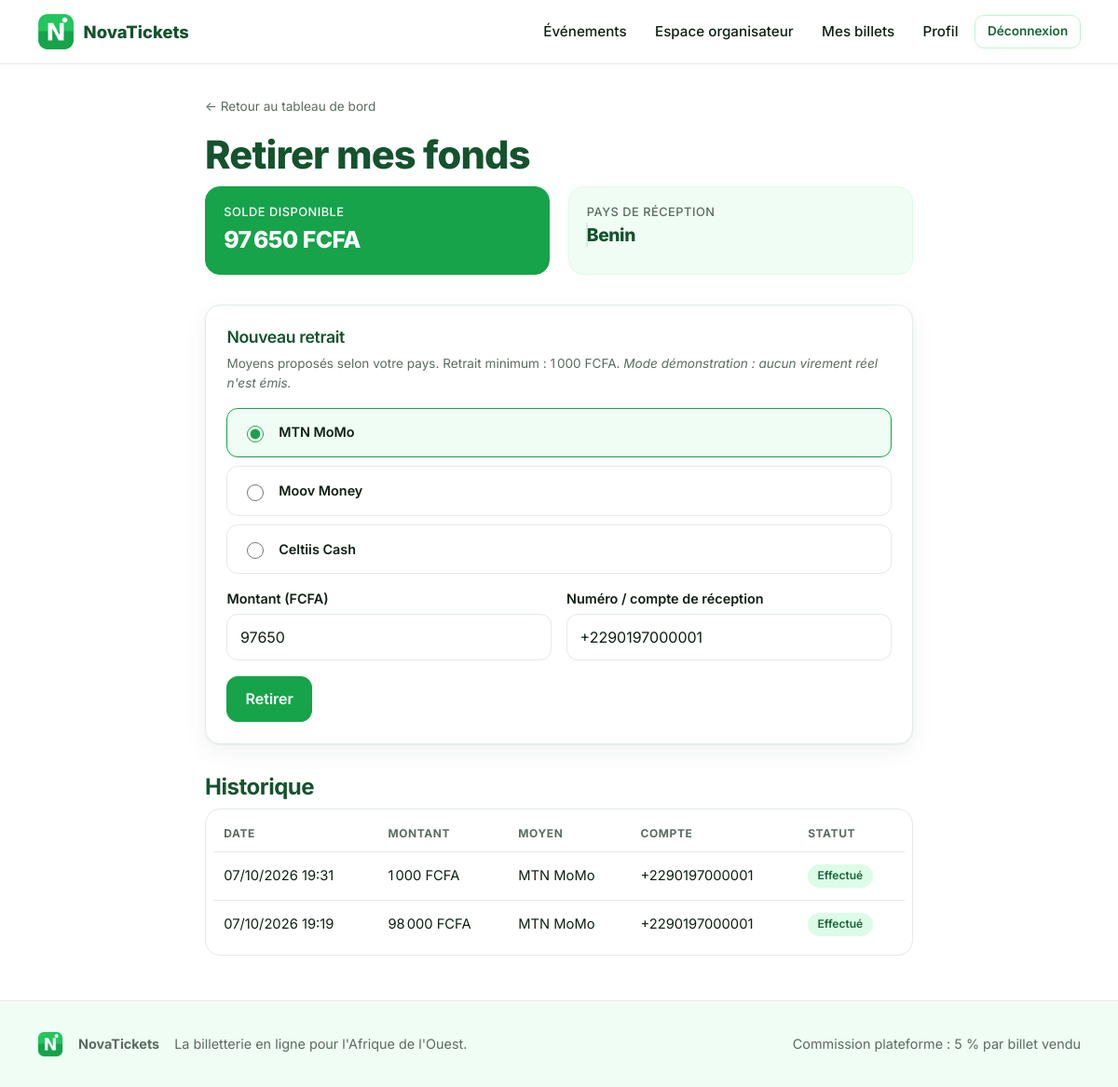
Screenshot of /organisateur/retraits/ (signed in) with the database file from the repository.
### accounts/models.py (models this page shows, shortened)
class User(AbstractUser):
    class Role(models.TextChoices):
        SPECTATEUR = "spectateur", "Spectateur"
        ORGANISATEUR = "organisateur", "Organisateur"
    class Sexe(models.TextChoices):
        HOMME = "M", "Homme"
        FEMME = "F", "Femme"
    email = models.EmailField("E-mail", unique=True)
    role = models.CharField(max_length=20, choices=Role.choices, default=Role.SPECTATEUR)
    country = models.CharField("Pays", max_length=2, choices=COUNTRY_CHOICES, default=DEFAULT_COUNTRY)
    phone = models.CharField("Téléphone mobile", max_length=20)  # format international : +22997000000
    sexe = models.CharField(max_length=1, choices=Sexe.choices, blank=True)
    profession = models.CharField(max_length=120, blank=True)
    photo = models.ImageField(upload_to="users/photos/", blank=True, null=True)
    org_name = models.CharField("Nom de l'organisation", max_length=150, blank=True)
    org_logo = models.ImageField(upload_to="users/org_logos/", blank=True, null=True)
    @property
    def is_organizer(self):
        return self.role == self.Role.ORGANISATEUR

### orders/models.py (models this page shows, shortened)
class Withdrawal(models.Model):
    class Status(models.TextChoices):
        COMPLETED = "completed", "Effectué"
    organizer = models.ForeignKey(settings.AUTH_USER_MODEL, on_delete=models.PROTECT, related_name="withdrawals")
    amount = models.PositiveIntegerField()
    method = models.CharField(max_length=30)
    method_label = models.CharField(max_length=60)
    phone = models.CharField(max_length=30, blank=True)
    status = models.CharField(max_length=12, choices=Status.choices, default=Status.COMPLETED)
    created_at = models.DateTimeField(auto_now_add=True)
    class Meta:
        ordering = ["-created_at"]

### events/views.py (the view, shortened to what this page needs)
# urls.py: path("organisateur/retraits/", views.withdraw, name="withdraw"),
@organizer_required
def withdraw(request):
    user = request.user
    methods = payout_methods_for_country(user.country)
    balance = organizer_balance(user)
    return render(request, "events/withdraw.html", {
        "balance": balance,
        "methods": methods,
        "history": Withdrawal.objects.filter(organizer=user),
        "min_withdrawal": settings.MIN_WITHDRAWAL,
    })

### core/context_processors.py (called while the page is built)
def site(request):
    return {
        "PLATFORM_NAME": settings.PLATFORM_NAME,
        "COMMISSION": settings.PLATFORM_COMMISSION_PERCENT,
        "CURRENCY": settings.CURRENCY,
        "COUNTRIES": COUNTRIES,
    }

### core/payments.py (called while the page is built)
def methods_for_country(code):
    return BY_COUNTRY.get(code, DEFAULT)

def payout_methods_for_country(code):
    methods = [m for m in methods_for_country(code) if m["kind"] != "card"]
    return methods or [BANK]

### core/templatetags/nova.py (called while the page is built)
@register.filter
def money(value):
    try:
        n = int(value)
    except (TypeError, ValueError):
        return value
    return f"{n:,}".replace(",", " ") + f" {settings.CURRENCY}"

@register.filter
def country_name(code):
    return BY_CODE.get(code, {}).get("name", code)

@register.filter
def lower(code):
    return str(code).lower()

### orders/services.py (called while the page is built)
def organizer_balance(user):
    earned = Order.objects.filter(event__organizer=user, status=Order.Status.PAID).aggregate(s=Sum("organizer_amount"))["s"] or 0
    withdrawn = Withdrawal.objects.filter(organizer=user).aggregate(s=Sum("amount"))["s"] or 0
    return earned - withdrawn

### templates/events/withdraw.html (shortened to what this page needs)
{% extends "base.html" %}
{% load nova %}
{% block content %}
<section class="section"><div class="mid">
  <a class="muted small" href="{% url 'events:orga_dashboard' %}">← Retour au tableau de bord</a>
  <h1 class="mt">Retirer mes fonds</h1>
  <div class="grid grid-2">
    <div class="kpi main"><div class="label">Solde disponible</div><div class="value">{{ balance|money }}</div></div>
    <div class="kpi"><div class="label">Pays de réception</div><div class="value" style="font-size:1.2rem"><span class="fi fi-{{ user.country|lower }}"></span> {{ user.country|country_name }}</div></div>
  </div>
  <div class="card mt2">
    <h3>Nouveau retrait</h3>
    <p class="muted small">Moyens proposés selon votre pays. Retrait minimum : {{ min_withdrawal|money }}. <em>Mode démonstration : aucun virement réel n'est émis.</em></p>
    <form method="post">{% csrf_token %}
      {% for m in methods %}
      <label class="method"><input type="radio" name="method" value="{{ m.key }}" {% if forloop.first %}checked{% endif %}>{{ m.label }}</label>
      {% endfor %}
      <div class="form-grid mt">
        <div class="field"><label for="amt">Montant ({{ CURRENCY }})</label><input id="amt" type="number" name="amount" min="{{ min_withdrawal }}" max="{{ balance }}" value="{{ balance }}" required></div>
        <div class="field"><label for="ph">Numéro / compte de réception</label><input id="ph" type="text" name="phone" value="{{ user.phone }}" required></div>
      </div>
      <button class="btn" type="submit" {% if balance < min_withdrawal %}disabled{% endif %}>Retirer</button>
    </form>
  </div>
  <h2 class="mt2">Historique</h2>
  {% if history %}
  <div class="card flat table-wrap" style="padding:.5rem"><table class="t">
    <thead><tr><th>Date</th><th>Montant</th><th>Moyen</th><th>Compte</th><th>Statut</th></tr></thead>
    <tbody>{% for w in history %}<tr><td>{{ w.created_at|date:"d/m/Y H:i" }}</td><td>{{ w.amount|money }}</td><td>{{ w.method_label }}</td><td>{{ w.phone }}</td><td><span class="badge">{{ w.get_status_display }}</span></td></tr>{% endfor %}</tbody>
  </table></div>
  {% else %}<p class="muted">Aucun retrait pour le moment.</p>{% endif %}
</div></section>
{% endblock %}

### static/css/app.css (style rules this page uses)
:root { --green: #16a34a; --green-600: #15803d; --green-700: #166534; --green-900: #14532d; --green-50: #f0fdf4; --green-100: #dcfce7; --green-200: #bbf7d0; --ink: #0f1f14; --muted: #5b6b61; --line: #e4ebe6; --bg: #ffffff; --danger: #dc2626; --warn: #d97706; --radius: 16px; --shadow: 0 1px 2px rgba(20, 83, 45, .06), 0 8px 24px rgba(20, 83, 45, .07); }
* { box-sizing: border-box; }
html { scroll-behavior: smooth; }
body { margin: 0; font-family: "Inter", system-ui, -apple-system, "Segoe UI", sans-serif; color: var(--ink); background: var(--bg); line-height: 1.55; -webkit-font-smoothing: antialiased; }
a { color: var(--green-600); text-decoration: none; }
h1, h2, h3 { line-height: 1.2; letter-spacing: -.02em; margin: 0 0 .5rem; color: var(--green-900); }
h1 { font-size: clamp(1.8rem, 4vw, 2.6rem); font-weight: 800; }
h2 { font-size: 1.5rem; font-weight: 700; }
h3 { font-size: 1.1rem; font-weight: 600; }
p { margin: 0 0 1rem; }
.muted { color: var(--muted); }
.small { font-size: .85rem; }
.mid { width: min(760px, 100% - 2rem); margin-inline: auto; }
.section { padding: 2rem 0 3rem; }
.mt { margin-top: 1rem; }
.mt2 { margin-top: 2rem; }
.btn { display: inline-flex; align-items: center; justify-content: center; gap: .5rem; padding: .7rem 1.2rem; border-radius: 12px; border: 1px solid var(--green); background: var(--green); color: #fff; font: inherit; font-weight: 600; cursor: pointer; transition: transform .1s, box-shadow .15s, background .15s; }
.card { background: #fff; border: 1px solid var(--line); border-radius: var(--radius); box-shadow: var(--shadow); padding: 1.4rem; }
.card.flat { box-shadow: none; }
.grid { display: grid; gap: 1.2rem; }
.grid-2 { grid-template-columns: repeat(auto-fit, minmax(260px, 1fr)); }
.kpi { background: var(--green-50); border: 1px solid var(--green-100); border-radius: var(--radius); padding: 1.1rem 1.2rem; }
.kpi .label { font-size: .8rem; color: var(--muted); font-weight: 500; text-transform: uppercase; letter-spacing: .04em; }
.kpi .value { font-size: 1.55rem; font-weight: 800; color: var(--green-900); letter-spacing: -.02em; }
.kpi.main { background: var(--green); border-color: var(--green); }
.kpi.main .label, .kpi.main .value { color: #fff; }
.badge { display: inline-block; padding: .2rem .65rem; border-radius: 999px; font-size: .75rem; font-weight: 600; background: var(--green-100); color: var(--green-700); }
label { display: block; font-weight: 600; font-size: .9rem; margin-bottom: .3rem; }
input[type=text], input[type=email], input[type=password], input[type=number], input[type=date], input[type=time], input[type=tel], input[type=search], select, textarea { width: 100%; padding: .7rem .85rem; border: 1.5px solid var(--line); border-radius: 12px; font: inherit; background: #fff; color: var(--ink); transition: border-color .15s, box-shadow .15s; }
.field { margin-bottom: 1.1rem; }
.form-grid { display: grid; grid-template-columns: repeat(auto-fit, minmax(220px, 1fr)); gap: 0 1rem; }
table.t { width: 100%; border-collapse: collapse; font-size: .92rem; }
table.t th { text-align: left; font-size: .75rem; text-transform: uppercase; letter-spacing: .05em; color: var(--muted); padding: .6rem .7rem; border-bottom: 1px solid var(--line); }
table.t td { padding: .8rem .7rem; border-bottom: 1px solid var(--line); vertical-align: middle; }
table.t tr:last-child td { border-bottom: none; }
.table-wrap { overflow-x: auto; }
.method { display: flex; align-items: center; gap: .8rem; padding: .9rem 1rem; border: 1.5px solid var(--line); border-radius: 12px; margin-bottom: .6rem; cursor: pointer; font-weight: 600; }
.method:has(input:checked) { border-color: var(--green); background: var(--green-50); }
.method input { accent-color: var(--green); width: 18px; height: 18px; }

### rows the page displays
User: country|country_name "Benin", phone "+2290197000001"
Withdrawal: created_at "07/10/2026 19:31", amount "1 000 FCFA", method_label "MTN MoMo", phone "+2290197000001", status "Effectué"
Withdrawal: created_at "07/10/2026 19:19", amount "98 000 FCFA", method_label "MTN MoMo", phone "+2290197000001", status "Effectué"

### other values shown
{{ PLATFORM_NAME }} "NovaTickets"
{{ balance|money }} "97 650 FCFA"
{{ min_withdrawal|money }} "1 000 FCFA"
{{ m.label }} "MTN MoMo" "Moov Money" "Celtiis Cash"
{{ CURRENCY }} "FCFA"
{{ COMMISSION }} "5"
